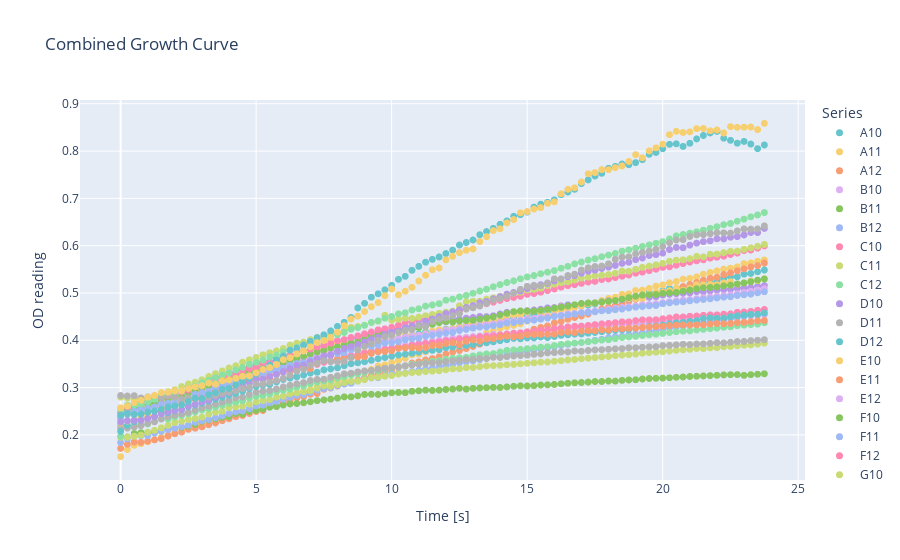

The cell this chart's notebook holds for it:
### Code cell
def plot_timeseries_interactive(dataframe, title=None, legend_title="Series"):
    fig = px.scatter(dataframe, x=dataframe.index, y=dataframe.columns,
                     labels={'index': 'Time (hr)', 'value': 'OD reading', 'Series': legend_title},
                     title=title, color_discrete_sequence=px.colors.qualitative.Pastel)
    fig.update_traces(marker=dict(size=7))
    fig.show()
    
plot_timeseries_interactive(df, 'Combined Growth Curve')
